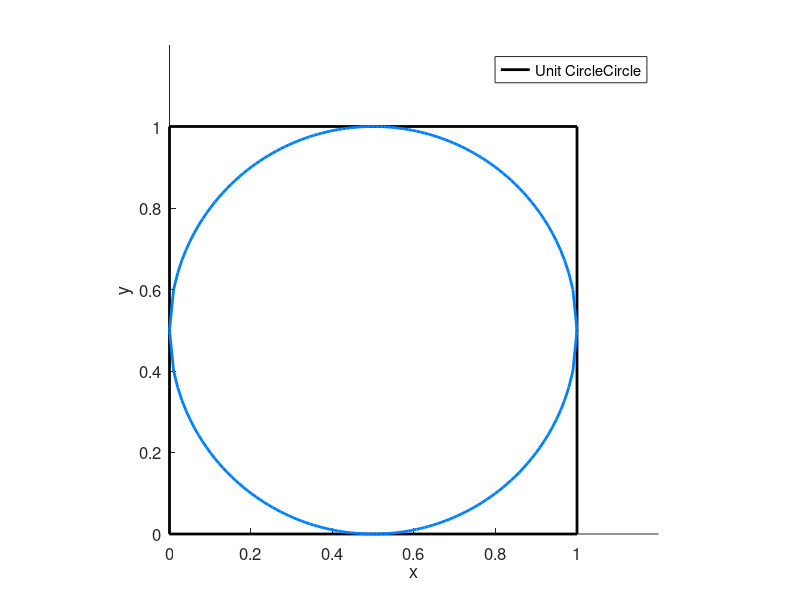

Write MATLAB code to recreate this figure. (Note: this script raises an error after producing the figure.)
x = linspace(0, 1, 100);

figure

hold on

a = plot([0 0 1 1 0], [0 1 1 0 0], "k", "LineWidth", 2);
b = plot(x, 0.5-sqrt(0.5 ^ 2 - (x - 0.5).^2), "LineWidth", 2, "Color", [0, 0.5, 1]);
plot(x, 0.5+sqrt(0.5 ^ 2 - (x - 0.5).^2), "LineWidth", 2, "Color", [0, 0.5, 1]);


axis equal
axis square

xlabel("x")
ylabel("y")

xlim([0 1.2])
ylim([0 1.2])

legend([a, b], ["Unit Circle", "Circle"]);
set(gca, "fontsize", 12)

%%
N = 1E6;
M = 1E6;
[circleArea, areaError] = areaCircle(N, M)